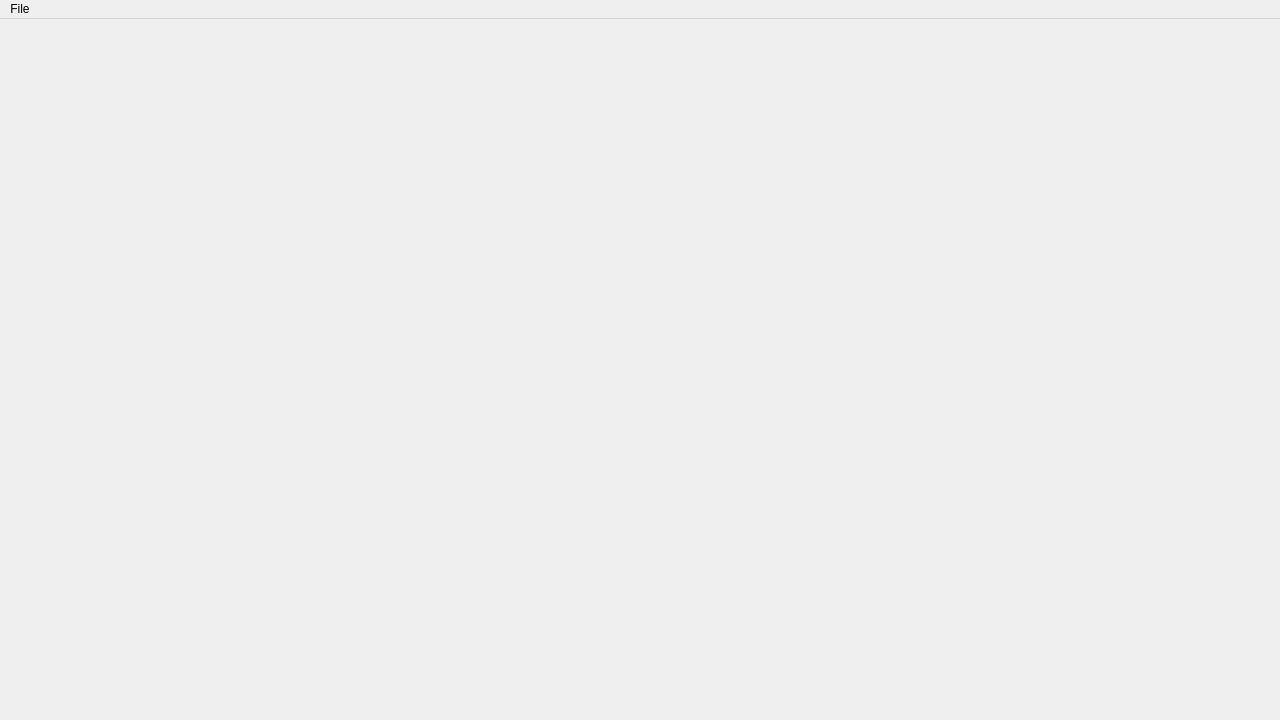
<?xml version="1.0" encoding="UTF-8"?>
<ui version="4.0">
 <class>UserInterfaceClass</class>
 <widget class="QMainWindow" name="UserInterfaceClass">
  <property name="geometry">
   <rect>
    <x>0</x>
    <y>0</y>
    <width>1280</width>
    <height>720</height>
   </rect>
  </property>
  <property name="sizePolicy">
   <sizepolicy hsizetype="Preferred" vsizetype="Preferred">
    <horstretch>0</horstretch>
    <verstretch>0</verstretch>
   </sizepolicy>
  </property>
  <property name="minimumSize">
   <size>
    <width>1280</width>
    <height>720</height>
   </size>
  </property>
  <property name="maximumSize">
   <size>
    <width>1280</width>
    <height>720</height>
   </size>
  </property>
  <property name="windowTitle">
   <string>ExplodedVolume</string>
  </property>
  <widget class="QWidget" name="centralWidget">
   <property name="sizePolicy">
    <sizepolicy hsizetype="MinimumExpanding" vsizetype="MinimumExpanding">
     <horstretch>0</horstretch>
     <verstretch>0</verstretch>
    </sizepolicy>
   </property>
   <property name="minimumSize">
    <size>
     <width>1280</width>
     <height>720</height>
    </size>
   </property>
   <property name="maximumSize">
    <size>
     <width>1280</width>
     <height>720</height>
    </size>
   </property>
   <widget class="QWidget" name="layoutWidget">
    <property name="geometry">
     <rect>
      <x>0</x>
      <y>0</y>
      <width>1281</width>
      <height>701</height>
     </rect>
    </property>
    <layout class="QVBoxLayout" name="glWidget">
     <property name="spacing">
      <number>0</number>
     </property>
     <property name="sizeConstraint">
      <enum>QLayout::SetDefaultConstraint</enum>
     </property>
    </layout>
   </widget>
  </widget>
  <widget class="QMenuBar" name="menuBar">
   <property name="geometry">
    <rect>
     <x>0</x>
     <y>0</y>
     <width>1280</width>
     <height>18</height>
    </rect>
   </property>
   <widget class="QMenu" name="menuFile">
    <property name="title">
     <string>File</string>
    </property>
    <addaction name="actionOpen"/>
    <addaction name="actionQuit"/>
   </widget>
   <addaction name="menuFile"/>
  </widget>
  <action name="actionOpen">
   <property name="text">
    <string>Open...</string>
   </property>
  </action>
  <action name="actionQuit">
   <property name="text">
    <string>Quit</string>
   </property>
  </action>
 </widget>
 <layoutdefault spacing="6" margin="11"/>
 <resources>
  <include location="UserInterface.qrc"/>
 </resources>
 <connections>
  <connection>
   <sender>actionQuit</sender>
   <signal>activated()</signal>
   <receiver>UserInterfaceClass</receiver>
   <slot>close()</slot>
   <hints>
    <hint type="sourcelabel">
     <x>-1</x>
     <y>-1</y>
    </hint>
    <hint type="destinationlabel">
     <x>639</x>
     <y>359</y>
    </hint>
   </hints>
  </connection>
 </connections>
 <slots>
  <slot>openFile()</slot>
 </slots>
</ui>
